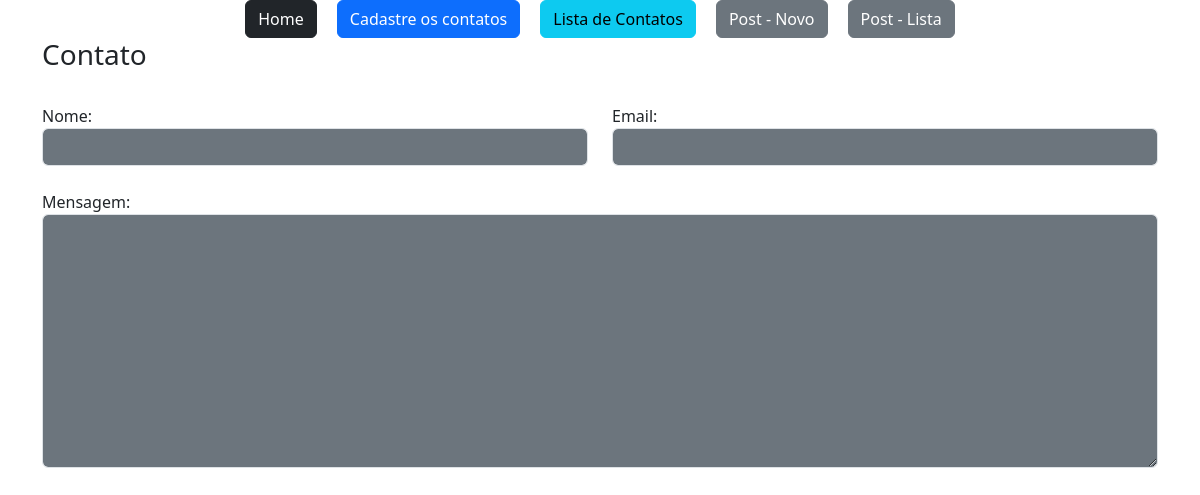
The page /contato/72 (signed in) on the database as committed earlier.
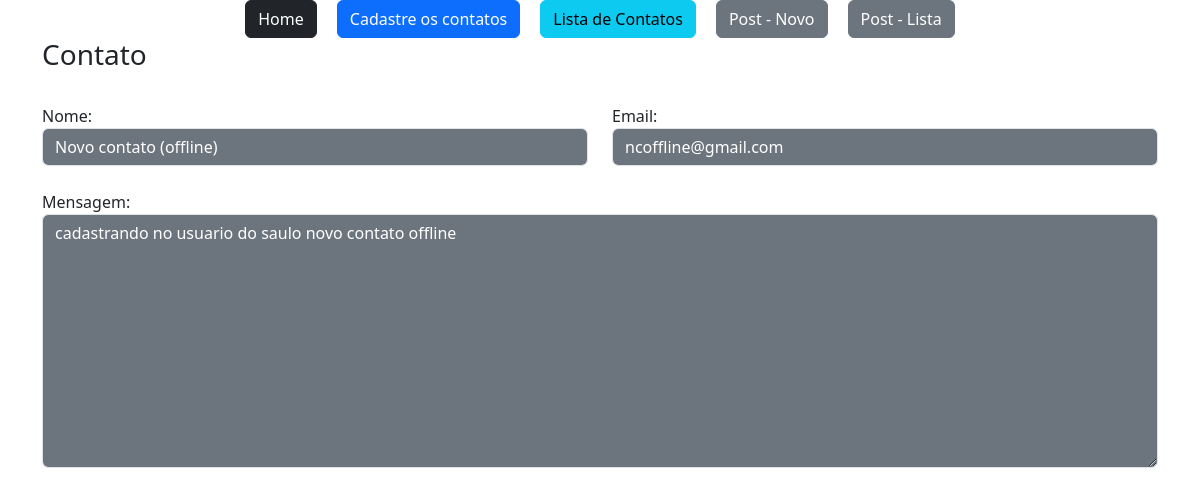
The same page on the database as committed later.
### webpage/models.py (models this page shows)
class Contatos(db.Model):
    id = db.Column(db.Integer, primary_key=True)
    data_de_criacao = db.Column(db.DateTime, default=datetime.utcnow)
    nome = db.Column(db.String, nullable=True)
    email = db.Column(db.String, nullable=True)
    mensagem = db.Column(db.String, nullable=True)
    respondido = db.Column(db.Integer, default=0)

### webpage/views.py (the view)
@app.route('/contato/<int:id>')
@login_required
def contatoDetail(id):
    obj = Contatos.query.get(id)
    return render_template('contato_detail.html', obj= obj)

### webpage/models.py (called while the page is built)
@login_manager.user_loader
def load_user(user_id):
    return User.query.get(user_id)

### webpage/templates/contato_detail.html
{% extends "base.html" %}
{% block content %}
<div class="container ">
    {% include "nav.html" %}
    <div class='row md-4'>
        <h3>Contato</h3>
        <div class='col-md-6 mt-4'>
            Nome:
            <input type='text' value="{{obj.nome}}"class='form-control bg-secondary text-white' readonly>
        </div>
        <div class='col-md-6 mt-4'>
            Email:
            <input type='text' value="{{obj.email}}"class='form-control bg-secondary text-white' readonly>
        </div>
        <div class='col-12 mt-4'>
            Mensagem:
            <textarea type='text' rows='10' value=""class='form-control bg-secondary text-white' readonly>{{obj.mensagem}}</textarea>
        </div>
    </div>
</div>
{% endblock %}

Rows that differ between the two databases and show on the page:
added Contatos: nome "Novo contato (offline)", email "ncoffline@gmail.com", mensagem "cadastrando no usuario do saulo novo contato offline"
